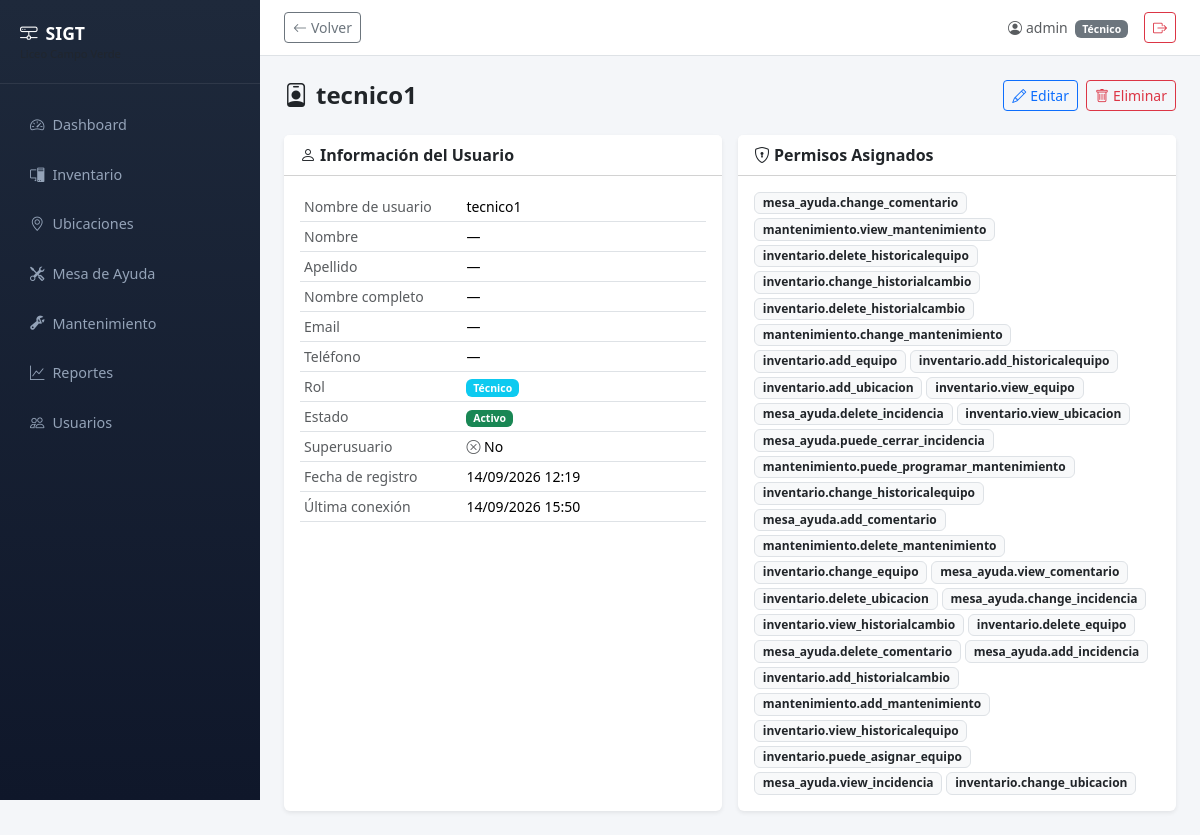
/usuarios/2/ (signed in), run on the app's committed database.
### usuarios/models.py (models this page shows, shortened)
class User(AbstractUser):
    ROL_CHOICES = [
        ('admin', 'Administrador'),
        ('tecnico', 'Técnico'),
    ]
    rol = models.CharField(max_length=10, choices=ROL_CHOICES, default='tecnico')
    telefono = models.CharField(max_length=20, blank=True)
    class Meta:
        verbose_name = 'usuario'
        verbose_name_plural = 'usuarios'

### usuarios/views.py (the view)
# urls.py: path('<int:pk>/', views.UserDetailView.as_view(), name='detalle'),
class UserDetailView(LoginRequiredMixin, PermisosUsuariosMixin, DetailView):
    model = User
    template_name = 'usuarios/user_detail.html'
    context_object_name = 'usuario'
    permission_required = 'usuarios.view_user'

### usuarios/views.py (called while the page is built)
    def has_permission(self):
        return super().has_permission() or self.request.user.is_superuser

### usuarios/templates/usuarios/user_detail.html (shortened to what this page needs)
{% extends "base.html" %}
{% block content %}
<div class="d-flex justify-content-between align-items-center mb-4">
    <h4 class="fw-bold mb-0"><i class="bi bi-person-badge me-2"></i>{{ usuario.get_full_name|default:usuario.username }}</h4>
    <div class="d-flex gap-2">
        {% if perms.usuarios.change_user or user.is_superuser %}
        <a href="{% url 'usuarios:editar' usuario.pk %}" class="btn btn-outline-primary btn-sm">
            <i class="bi bi-pencil me-1"></i>Editar
        </a>
        {% endif %}
        {% if perms.usuarios.delete_user or user.is_superuser %}
        <a href="{% url 'usuarios:eliminar' usuario.pk %}" class="btn btn-outline-danger btn-sm">
            <i class="bi bi-trash me-1"></i>Eliminar
        </a>
        {% endif %}
    </div>
</div>
<div class="row g-3">
    <div class="col-md-6">
        <div class="card border-0 shadow-sm h-100">
            <div class="card-header bg-white fw-semibold">
                <i class="bi bi-person me-1"></i>Información del Usuario
            </div>
            <div class="card-body">
                <table class="table table-sm small mb-0">
                    <tbody>
                        <tr>
                            <th class="text-muted fw-normal" style="width:40%">Nombre de usuario</th>
                            <td>{{ usuario.username }}</td>
                        </tr>
                        <tr>
                            <th class="text-muted fw-normal">Nombre</th>
                            <td>{{ usuario.first_name|default:"—" }}</td>
                        </tr>
                        <tr>
                            <th class="text-muted fw-normal">Apellido</th>
                            <td>{{ usuario.last_name|default:"—" }}</td>
                        </tr>
                        <tr>
                            <th class="text-muted fw-normal">Nombre completo</th>
                            <td>{{ usuario.get_full_name|default:"—" }}</td>
                        </tr>
                        <tr>
                            <th class="text-muted fw-normal">Email</th>
                            <td>{{ usuario.email|default:"—" }}</td>
                        </tr>
                        <tr>
                            <th class="text-muted fw-normal">Teléfono</th>
                            <td>{{ usuario.telefono|default:"—" }}</td>
                        </tr>
                        <tr>
                            <th class="text-muted fw-normal">Rol</th>
                            <td>
                                <span class="badge {% if usuario.rol == 'admin' %}bg-danger{% elif usuario.rol == 'tecnico' %}bg-info{% else %}bg-secondary{% endif %}">
                                    {{ usuario.get_rol_display }}
                                </span>
                            </td>
                        </tr>
                        <tr>
                            <th class="text-muted fw-normal">Estado</th>
                            <td>
                                {% if usuario.is_active %}
                                <span class="badge bg-success">Activo</span>
                                {% else %}
                                <span class="badge bg-secondary">Inactivo</span>
                                {% endif %}
                            </td>
                        </tr>
                        <tr>
                            <th class="text-muted fw-normal">Superusuario</th>
                            <td>
                                {% if usuario.is_superuser %}
                                <i class="bi bi-check-circle text-success"></i> Sí
                                {% else %}
                                <i class="bi bi-x-circle text-muted"></i> No
                                {% endif %}
                            </td>
                        </tr>
                        <tr>
                            <th class="text-muted fw-normal">Fecha de registro</th>
                            <td>{{ usuario.date_joined|date:"d/m/Y H:i" }}</td>
                        </tr>
                        <tr>
                            <th class="text-muted fw-normal">Última conexión</th>
                            <td>{{ usuario.last_login|date:"d/m/Y H:i"|default:"—" }}</td>
                        </tr>
                    </tbody>
                </table>
            </div>
        </div>
    </div>
    <div class="col-md-6">
        <div class="card border-0 shadow-sm h-100">
            <div class="card-header bg-white fw-semibold">
                <i class="bi bi-shield-lock me-1"></i>Permisos Asignados
            </div>
            <div class="card-body">
                {% with permisos=usuario.get_all_permissions %}
                {% if permisos %}
                <div class="d-flex flex-wrap gap-1">
                    {% for permiso in permisos %}
                    <span class="badge bg-light text-dark border">{{ permiso }}</span>
                    {% endfor %}
                </div>
                {% else %}
                <div class="text-center text-muted py-3">
                    <i class="bi bi-shield d-block mb-1"></i>Sin permisos asignados
                </div>
                {% endif %}
                {% endwith %}
            </div>
        </div>
    </div>
</div>
{% endblock %}

### templates/base.html (shortened to what this page needs)
{% load static %}
<!DOCTYPE html>
<html lang="es" data-bs-theme="light">
<head>
    <link href="https://cdn.jsdelivr.net/npm/bootstrap@5.3.3/dist/css/bootstrap.min.css" rel="stylesheet">
    <link href="https://cdn.jsdelivr.net/npm/bootstrap-icons@1.11.3/font/bootstrap-icons.min.css" rel="stylesheet">
</head>
<body>
    <aside class="sidebar" id="sidebar">
        <div class="sidebar-brand">
            <i class="bi bi-hdd-network me-2"></i>SIGT
            <small class="d-block text-muted" style="font-size:0.7rem; font-weight:400;">Liceo Campo Verde</small>
        </div>
        <nav class="nav flex-column mt-3">
            {% for item in sidebar_items %}
            <a class="nav-link {% if request.path == item.url %}active{% endif %}" href="{{ item.url }}">
                <i class="bi {{ item.icon }} me-2"></i>{{ item.label }}
            </a>
            {% endfor %}
        </nav>
    </aside>
    <div class="main-content">
        <div class="topbar d-flex justify-content-between align-items-center">
            <div class="d-flex align-items-center gap-2">
                {% if user.is_authenticated %}
                <button type="button" class="btn btn-sm btn-outline-secondary" onclick="history.back()" title="Volver atrás">
                    <i class="bi bi-arrow-left me-1"></i>Volver
                </button>
                {% endif %}
            </div>
            <div class="d-flex align-items-center gap-3">
                {% if user.is_authenticated %}
                <span class="text-muted small">
                    <i class="bi bi-person-circle me-1"></i>{{ user.get_full_name|default:user.username }}
                    {% if user.rol %}<span class="badge bg-secondary ms-1">{{ user.get_rol_display }}</span>{% endif %}
                </span>
                <form method="post" action="{% url 'usuarios:logout' %}" class="d-inline">
                    <button type="submit" class="btn btn-sm btn-outline-danger">
                        <i class="bi bi-box-arrow-right"></i>
                    </button>
                </form>
                {% endif %}
            </div>
        </div>
        <div class="content-body">
            {% block content %}{% endblock %}
        </div>
    </div>
</body>
</html>

### templates/base.html (style rules this page uses)
:root { --sidebar-width: 260px; --sidebar-collapsed: 0px; }
body { min-height: 100vh; background: #f4f6f9; }
.sidebar { width: var(--sidebar-width); min-height: 100vh; background: linear-gradient(180deg, #1e293b 0%, #0f172a 100%); position: fixed; top: 0; left: 0; z-index: 1040; transition: transform 0.3s ease; }
.sidebar .nav-link { color: #94a3b8; padding: 0.75rem 1.25rem; border-radius: 0.5rem; margin: 2px 10px; font-size: 0.9rem; transition: all 0.2s; }
.sidebar-brand { padding: 1.25rem; border-bottom: 1px solid rgba(255,255,255,0.08); color: #fff; font-weight: 700; font-size: 1.1rem; }
.main-content { margin-left: var(--sidebar-width); transition: margin-left 0.3s ease; min-height: 100vh; }
.topbar { background: #fff; border-bottom: 1px solid #dee2e6; padding: 0.75rem 1.5rem; }
.content-body { padding: 1.5rem; }

### data on the page
User: get_full_name "admin", rol "Técnico"
User: get_full_name "tecnico1", username "tecnico1", first_name "—", last_name "—", get_full_name "—", email "—", telefono "—", rol "Técnico", date_joined "14/09/2026 12:19", last_login "14/09/2026 15:50"

### other printed values
{{ item.label }} "Dashboard" "Inventario" "Ubicaciones" "Mesa de Ayuda" "Mantenimiento" "Reportes" "Usuarios"
{{ permiso }} "mesa_ayuda.change_comentario" "mantenimiento.view_mantenimiento" "inventario.delete_historicalequipo" "inventario.change_historialcambio" "inventario.delete_historialcambio" "mantenimiento.change_mantenimiento" "inventario.add_equipo" "inventario.add_historicalequipo" "inventario.add_ubicacion" "inventario.view_equipo" "mesa_ayuda.delete_incidencia" "inventario.view_ubicacion" "mesa_ayuda.puede_cerrar_incidencia" "mantenimiento.puede_programar_mantenimiento" "inventario.change_historicalequipo" "mesa_ayuda.add_comentario" "mantenimiento.delete_mantenimiento" "inventario.change_equipo" "mesa_ayuda.view_comentario" "inventario.delete_ubicacion" "mesa_ayuda.change_incidencia" "inventario.view_historialcambio" "inventario.delete_equipo" "mesa_ayuda.delete_comentario" "mesa_ayuda.add_incidencia" "inventario.add_historialcambio" "mantenimiento.add_mantenimiento" "inventario.view_historicalequipo" "inventario.puede_asignar_equipo" "mesa_ayuda.view_incidencia" "inventario.change_ubicacion"
